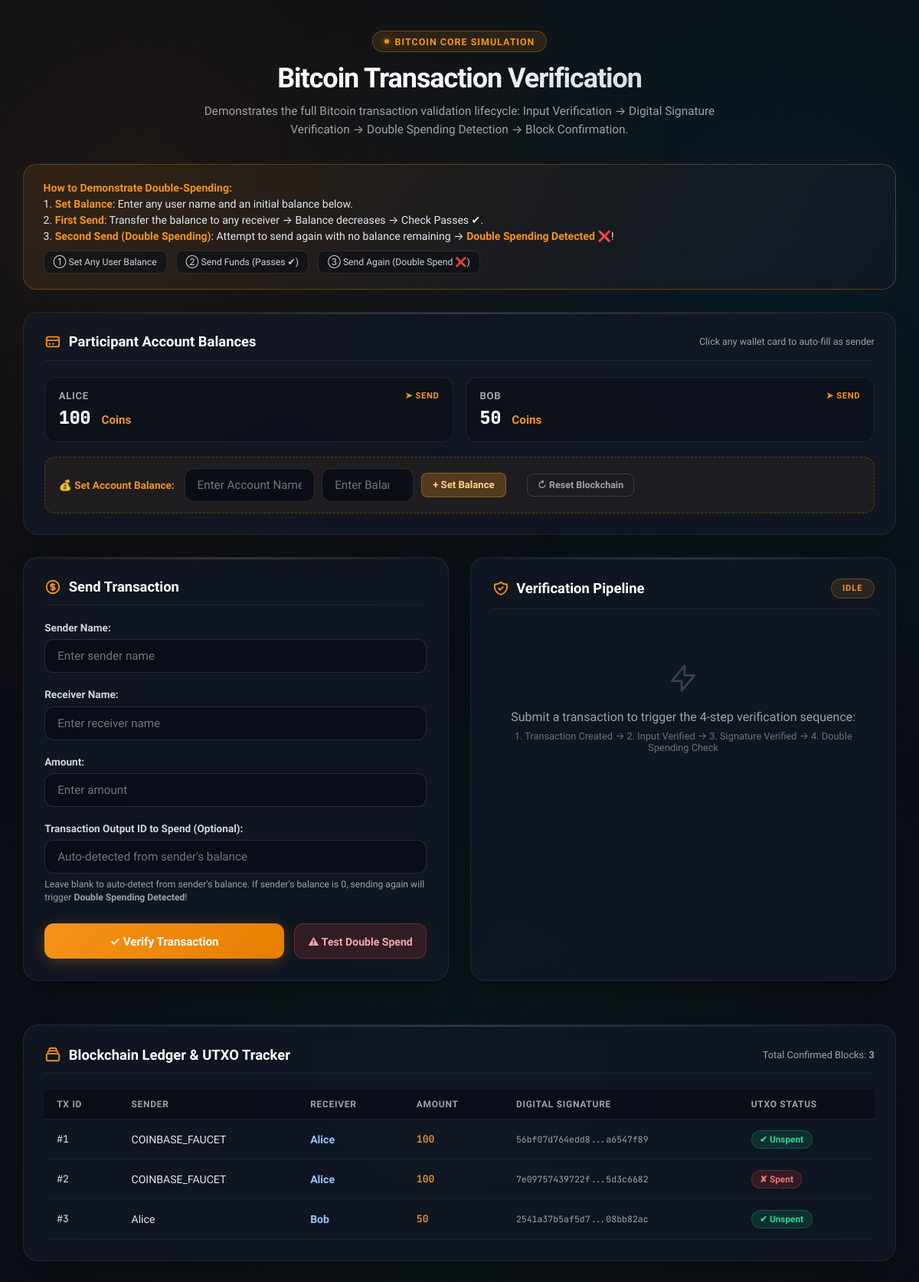
The page / on the database its author committed.
### tables this page shows
CREATE TABLE transactions(
id INTEGER PRIMARY KEY AUTOINCREMENT,
sender TEXT,
receiver TEXT,
amount INTEGER,
signature TEXT
);

### app.py (the view, shortened to what this page needs)
@app.route("/", methods=["GET", "POST"])
def index():
    result = []
    status = "info"
    submitted_txid = None
    ledger = get_ledger()
    spent_ids = get_spent_ids()
    unspent_ids = get_unspent_ids()
    wallet_balances = get_wallet_balances()
    suggested_txid = unspent_ids[0] if unspent_ids else (len(ledger) + 1 if ledger else 1)
    return render_template(
        "index.html",
        result=result,
        status=status,
        ledger=ledger,
        spent_ids=spent_ids,
        unspent_ids=unspent_ids,
        wallet_balances=wallet_balances,
        suggested_txid=suggested_txid,
        sender="",
        receiver="",
        amount="",
        txid=suggested_txid
    )

### blockchain.py (called while the page is built)
def get_ledger():
    cursor.execute("SELECT id, sender, receiver, amount, signature FROM transactions ORDER BY id ASC")
    rows = cursor.fetchall()
    cursor.execute("SELECT txid FROM spent")
    spent_set = set(row[0] for row in cursor.fetchall())
    ledger = []
    for row in rows:
        ledger.append({
            "id": row[0],
            "sender": row[1],
            "receiver": row[2],
            "amount": row[3],
            "signature": row[4],
            "is_spent": row[0] in spent_set
        })
    return ledger

def get_spent_ids():
    cursor.execute("SELECT txid FROM spent ORDER BY txid ASC")
    return [row[0] for row in cursor.fetchall()]

def get_unspent_ids():
    cursor.execute("SELECT id FROM transactions ORDER BY id ASC")
    all_ids = [row[0] for row in cursor.fetchall()]
    spent_set = set(get_spent_ids())
    return [txid for txid in all_ids if txid not in spent_set]

def get_wallet_balances():
    spent_set = set(get_spent_ids())
    cursor.execute("SELECT id, receiver, amount FROM transactions ORDER BY id ASC")
    rows = cursor.fetchall()
    balances = {}
    for tx_id, receiver, amount in rows:
        if tx_id not in spent_set:
            user_key = receiver.strip()
            balances[user_key] = balances.get(user_key, 0) + amount
    return balances

### templates/index.html (shortened to what this page needs)
<!DOCTYPE html>
<html lang="en">
<head>
</head>
<body>
<div class="container">
    <header>
        <div class="badge-tag">
            <span class="badge-dot"></span>
            Bitcoin Core Simulation
        </div>
        <h1>Bitcoin Transaction Verification</h1>
        <p class="subtitle">
            Demonstrates the full Bitcoin transaction validation lifecycle:
            Input Verification &rarr; Digital Signature Verification &rarr; Double Spending Detection &rarr; Block Confirmation.
        </p>
    </header>
    <div class="scenario-box">
        <div class="scenario-text">
            <strong>How to Demonstrate Double-Spending:</strong><br>
            1. <strong>Set Balance</strong>: Enter any user name and an initial balance below.<br>
            2. <strong>First Send</strong>: Transfer the balance to any receiver &rarr; Balance decreases &rarr; Check Passes ✔.<br>
            3. <strong>Second Send (Double Spending)</strong>: Attempt to send again with no balance remaining &rarr; <strong>Double Spending Detected ❌</strong>!
            <div class="scenario-steps">
                <span class="scenario-pill">&#9312; Set Any User Balance</span>
                <span class="scenario-pill">&#9313; Send Funds (Passes ✔)</span>
                <span class="scenario-pill">&#9314; Send Again (Double Spend ❌)</span>
            </div>
        </div>
    </div>
    <div class="glass-card">
        <div class="card-header">
            <div class="card-title">
                <svg fill="none" stroke="currentColor" viewBox="0 0 24 24">
                    <path stroke-linecap="round" stroke-linejoin="round" stroke-width="2" d="M3 10h18M7 15h1m4 0h1m-7 4h12a3 3 0 003-3V8a3 3 0 00-3-3H6a3 3 0 00-3 3v8a3 3 0 003 3z"></path>
                </svg>
                Participant Account Balances
            </div>
            <span style="font-size: 0.78rem; color: var(--text-muted);">
                Click any wallet card to auto-fill as sender
            </span>
        </div>
        {% if wallet_balances %}
            <div class="wallets-grid">
                {% for user, balance in wallet_balances.items() %}
                    <div class="wallet-card" onclick="selectSender('{{ user }}')">
                        <div class="wallet-owner">
                            {{ user }}
                            <span style="font-size: 0.7rem; color: var(--accent-bitcoin);">&#x27A4; Send</span>
                        </div>
                        <div class="wallet-balance">
                            {{ balance }} <span>Coins</span>
                        </div>
                    </div>
                {% endfor %}
            </div>
        {% else %}
            <p style="font-size: 0.84rem; color: var(--text-muted); margin-bottom: 1rem;">
                No active balances. Enter an account name and balance below to get started.
            </p>
        {% endif %}
        <div class="balance-setup-bar">
            <span style="font-weight: 700; font-size: 0.85rem; color: var(--accent-bitcoin);">&#128176; Set Account Balance:</span>
            <form action="/set_balance" method="POST">
                <input type="text" name="user" id="faucetUser" placeholder="Enter Account Name" required value="" style="width: 170px;">
                <input type="number" name="balance" id="faucetBalance" placeholder="Enter Balance" min="1" required value="" style="width: 120px;">
                <button type="submit" class="btn-faucet">&#43; Set Balance</button>
            </form>
            <form action="/reset" method="POST" style="margin-left: auto;">
                <button type="submit" class="btn-outline" title="Reset all transactions and spent logs">
                    &#x21bb; Reset Blockchain
                </button>
            </form>
        </div>
    </div>
    <div class="grid">
        <div class="glass-card">
            <div class="card-header">
                <div class="card-title">
                    <svg fill="none" stroke="currentColor" viewBox="0 0 24 24">
                        <path stroke-linecap="round" stroke-linejoin="round" stroke-width="2" d="M12 8c-1.657 0-3 .895-3 2s1.343 2 3 2 3 .895 3 2-1.343 2-3 2m0-8c1.11 0 2.08.402 2.599 1M12 8V7m0 1v8m0 0v1m0-1c-1.11 0-2.08-.402-2.599-1M21 12a9 9 0 11-18 0 9 9 0 0118 0z"></path>
                    </svg>
                    Send Transaction
                </div>
            </div>
            <form method="POST" id="txForm">
                <div class="form-group">
                    <label for="senderInput">Sender Name:</label>
                    <input type="text" id="senderInput" name="sender" value="{{ sender }}" required placeholder="Enter sender name">
                </div>
                <div class="form-group">
                    <label for="receiverInput">Receiver Name:</label>
                    <input type="text" id="receiverInput" name="receiver" value="{{ receiver }}" required placeholder="Enter receiver name">
                </div>
                <div class="form-group">
                    <label for="amountInput">Amount:</label>
                    <input type="number" id="amountInput" name="amount" value="{{ amount }}" min="1" required placeholder="Enter amount">
                </div>
                <div class="form-group">
                    <label for="txidInput">Transaction Output ID to Spend (Optional):</label>
                    <input type="number" id="txidInput" name="txid" value="" placeholder="Auto-detected from sender's balance">
                    <div class="input-hint">
                        Leave blank to auto-detect from sender's balance. If sender's balance is 0, sending again will trigger <strong>Double Spending Detected</strong>!
                    </div>
                </div>
                <div class="btn-group">
                    <button type="submit" class="btn-primary" id="btnVerify">
                        &#10003; Verify Transaction
                    </button>
                    <button type="button" class="btn-danger" onclick="triggerImmediateDoubleSpend()" title="Attempts to spend the entered sender's balance again">
                        &#9888; Test Double Spend
                    </button>
                </div>
            </form>
        </div>
        <div class="glass-card pipeline-card">
            <div class="card-header">
                <div class="card-title">
                    Verification Pipeline
                </div>
                {% if status == 'success' %}
                    <span class="status-badge unspent">&#10004; Verified & Added</span>
                {% elif status == 'danger' %}
                    <span class="status-badge spent">&#10008; Double Spend Blocked</span>
                {% elif status == 'error' %}
                    <span class="status-badge spent">&#10008; Verification Failed</span>
                {% else %}
                    <span class="badge-tag" style="margin:0; font-size: 0.7rem;">Idle</span>
                {% endif %}
            </div>
            {% if result %}
                <div class="pipeline-steps">
                    {% for msg in result %}
                        {% if '❌' in msg or 'Failed' in msg or 'Detected' in msg or 'Invalid' in msg %}
                            <div class="step-item danger">
                                <span class="step-icon">&#10008;</span>
                                <span class="step-text">{{ msg }}</span>
                            </div>
                        {% else %}
                            <div class="step-item success">
                                <span class="step-icon">&#10004;</span>
                                <span class="step-text">{{ msg }}</span>
                            </div>
                        {% endif %}
                    {% endfor %}
                </div>
                {% if status == 'danger' %}
                    <div class="info-banner" style="background: rgba(239, 68, 68, 0.1); border-color: rgba(239, 68, 68, 0.3); color: #fca5a5;">
                        <span>&#9888;</span>
                        <div>
                            <strong>Double Spending Attack Prevented!</strong><br>
                            The sender has already spent their balance/coin in a previous block. The node rejected this duplicate spend to prevent unauthorized money creation!
                        </div>
                    </div>
                {% elif status == 'success' %}
                    <div class="info-banner">
                        <span>&#9432;</span>
                        <div>
                            <strong>Transaction Confirmed:</strong> Transaction cryptographically verified, double-spending check passed, balance transferred, and block added to the chain.
                        </div>
                    </div>
                {% endif %}
            {% else %}
                <div class="empty-pipeline">
                    <svg fill="none" stroke="currentColor" viewBox="0 0 24 24">
                        <path stroke-linecap="round" stroke-linejoin="round" stroke-width="1.5" d="M13 10V3L4 14h7v7l9-11h-7z"></path>
                    </svg>
                    <p>Submit a transaction to trigger the 4-step verification sequence:</p>
                    <p style="font-size: 0.8rem; margin-top: 0.5rem; color: #6b7280;">
                        1. Transaction Created &rarr; 2. Input Verified &rarr; 3. Signature Verified &rarr; 4. Double Spending Check
                    </p>
                </div>
            {% endif %}
        </div>
    </div>
    <div class="glass-card">
        <div class="card-header">
            <div class="card-title">
                <svg fill="none" stroke="currentColor" viewBox="0 0 24 24">
                    <path stroke-linecap="round" stroke-linejoin="round" stroke-width="2" d="M19 11H5m14 0a2 2 0 012 2v6a2 2 0 01-2 2H5a2 2 0 01-2-2v-6a2 2 0 012-2m14 0V9a2 2 0 00-2-2M5 11V9a2 2 0 012-2m0 0V5a2 2 0 012-2h6a2 2 0 012 2v2M7 7h10"></path>
                </svg>
                Blockchain Ledger & UTXO Tracker
            </div>
            <div style="font-size: 0.8rem; color: var(--text-muted);">
                Total Confirmed Blocks: <strong>{{ ledger|length }}</strong>
            </div>
        </div>
        {% if ledger %}
            <div class="ledger-table-wrapper">
                <table>
                    <thead>
                        <tr>
                            <th>Tx ID</th>
                            <th>Sender</th>
                            <th>Receiver</th>
                            <th>Amount</th>
                            <th>Digital Signature</th>
                            <th>UTXO Status</th>
                        </tr>
                    </thead>
                    <tbody>
                        {% for tx in ledger %}
                            <tr>
                                <td class="mono">#{{ tx.id }}</td>
                                <td>{{ tx.sender }}</td>
                                <td><strong style="color: #93c5fd;">{{ tx.receiver }}</strong></td>
                                <td class="mono" style="color: var(--accent-bitcoin); font-weight: 600;">{{ tx.amount }}</td>
                                <td class="mono" style="color: var(--text-muted); font-size: 0.72rem;" title="{{ tx.signature }}">
                                    {{ tx.signature[:14] }}...{{ tx.signature[-8:] }}
                                </td>
                                <td>
                                    {% if tx.is_spent %}
                                        <span class="status-badge spent">&#10008; Spent</span>
                                    {% else %}
                                        <span class="status-badge unspent">&#10004; Unspent</span>
                                    {% endif %}
                                </td>
                            </tr>
                        {% endfor %}
                    </tbody>
                </table>
            </div>
        {% else %}
            <div class="empty-pipeline" style="padding: 2rem 1rem;">
                <p>No transactions confirmed on the blockchain yet.</p>
                <p style="font-size: 0.8rem; margin-top: 0.35rem; color: #6b7280;">Set any user's account balance above to begin the demo.</p>
            </div>
        {% endif %}
    </div>
</div>
</body>
</html>

### rows shown on the page
transactions: receiver "ALICE", amount "100", id "1", sender "COINBASE_FAUCET", receiver "Alice", signature "56bf07d764edd8", signature "a6547f89", shows "✔ Unspent"
transactions: receiver "BOB", amount "50", id "3", sender "Alice", receiver "Bob", signature "2541a37b5af5d7", signature "08bb82ac", shows "✔ Unspent"
transactions: id "2", sender "COINBASE_FAUCET", receiver "Alice", amount "100", signature "7e09757439722f", signature "5d3c6682", shows "✘ Spent"

### other values the page prints
{{ ledger|length }} "3"
